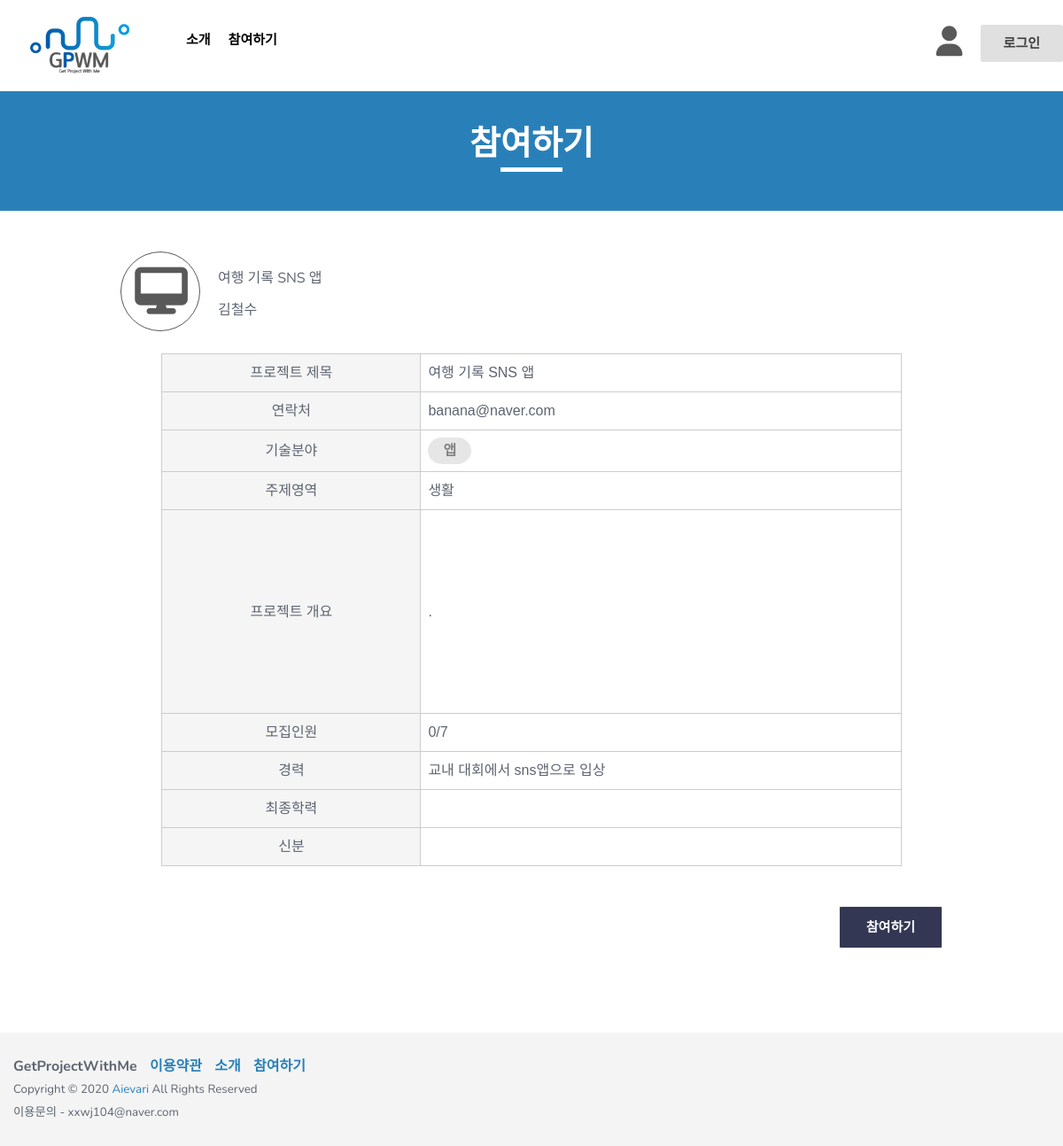
The page /board/posting/1/ on the database its author committed.
### board/models.py (models this page shows, shortened)
class Writing(models.Model):
    TECHNICAL_CHOICES = {
       ('웹', '웹'),
       ('앱', '앱'),
       ('게임', '게임'),
       ('인공지능', '인공지능'),
       ('기타', '기타')
    }
    TOPIC_CHOICES = {
       ('생활', '생활'),
       ('업무', '업무'),
       ('공공/교통', '공공/교통'),
       ('금융/핀테크', '금융/핀테크'),
       ('의료', '의료'),
       ('교육', '교육'),
       ('유통/쇼핑', '유통/쇼핑'),
       ('엔터테인먼트', '엔터테인먼트'),
       ('기타', '기타')
    }
    IDENTITY_CHOICES = {
       ('학생', '학생'),
       ('취준생', '취준생'),
       ('직장인', '직장인'),
       ('기타','기타')
    }
    author = models.ForeignKey(User, on_delete=models.CASCADE, null=False)  # 유저모델과 연결!
    title = models.CharField(max_length=200, default = '') #프로젝트 개요
    technical_field = models.CharField(max_length=80, choices=TECHNICAL_CHOICES, default = '') #기술분야
    topic_area = models.CharField(max_length=80, choices=TOPIC_CHOICES, default = '')#주제영역
    content = models.TextField('프로젝트 개요서 첨부')  # 프로젝트 개요서 첨부
    team = models.CharField(max_length=30, default = '')#모집인원
    최종학력 = models.CharField(max_length=200, default = '')
    신분 = models.CharField(max_length=200, choices=IDENTITY_CHOICES, default = '')
    like = models.ManyToManyField(User, related_name='likes',blank=True)
    like_count = models.PositiveIntegerField(default=0) #0또는 양수만 받는 필드
    create_date = models.DateTimeField(auto_now_add=True)  # 글이 만들어지면 자동 작성.
    modify_date = models.DateTimeField(null=True, blank=True)  # 수정할 때마다 갱신.(뷰에서 제어)

### board/views.py (the view)
# urls.py: path('posting/<int:pk>/', views.posting, name='posting'),
def posting(request, pk):
    post = Writing.objects.get(pk=pk)
    return render(request, 'posting.html', {'post':post})

### board/templates/posting.html (shortened to what this page needs)
<!DOCTYPE html>
<html class="no-js" lang="en">
  <head>
    <link rel="stylesheet" href="/static/css/bootstrap.min.css" />
    <link rel="stylesheet" href="/static/css/owl.carousel.css" />
    <link rel="stylesheet" href="/static/css/owl.transitions.css" />
    <link rel="stylesheet" href="/static/css/animate.css" />
    <link rel="stylesheet" href="/static/css/meanmenu.min.css" />
    <link rel="stylesheet" href="/static/css/font-awesome.min.css" />
    <link rel="stylesheet" href="/static/css/themify-icons.css" />
    <link rel="stylesheet" href="/static/css/flaticon.css" />
    <link rel="stylesheet" href="/static/css/magnific.min.css" />
    <link rel="stylesheet" href="/static/css/style.css" />
    <link rel="stylesheet" href="/static/css/responsive.css" />
  </head>
  <body>
    <header class="header-one">
      <div id="sticker" class="header-area hidden-xs">
        <div class="container">
          <div class="row">
            <div class="col-md-12 col-sm-12">
              <div class="row">
                <div class="col-md-2 col-sm-3">
                  <div class="logo">
                    <a
                      class="navbar-brand page-scroll white-logo"
                      href="{% url "main" %}"
                    >
                      <img src="/static/img/logo/GPWM_logo.png" alt="" />
                    </a>
                  </div>
                </div>
                <div class="col-md-10 col-sm-9">
                  <div class="header-right-link usericonflex">
                    <div class="usericon">
                      <a class="pages iconcolor" href="{% url "mypage" %}"
                        ><i class="fa-solid fa-user"></i
                      ></a>
                    </div>
                    <div class="loginm">
                        {% if user.is_authenticated %}
                        <a class="s-menu" href="{% url "logout" %}">{{ user.username }}(로그아웃)</a>
                        {% else %}
                        <a class="s-menu" href="{% url "login" %}">로그인</a>
                        {% endif %}
                    </div>
                  </div>
                  <nav class="navbar navbar-default">
                    <div class="collapse navbar-collapse" id="navbar-example">
                      <div class="main-menu">
                        <ul class="nav navbar-nav navbar-right">
                          <li>
                            <a class="pages" href="{% url "introduce" %}">소개</a>
                          </li>
                          <li>
                            <a href="{% url "list" %}">참여하기</a>
                          </li>
                        </ul>
                      </div>
                    </div>
                  </nav>
                </div>
              </div>
            </div>
          </div>
        </div>
      </div>
    </header>
    <div class="page-area">
      <div class="breadcumb-overlay"></div>
      <div class="container">
        <div class="row">
          <div class="col-md-12 col-sm-12 col-xs-12">
            <div class="breadcrumb text-center">
              <div class="section-headline white-headline">
                <h3>참여하기</h3>
                <hr />
              </div>
            </div>
          </div>
        </div>
      </div>
    </div>
    <div class="support-service-area fix prostart">
      <div class="container conwidth">
        <div class="row">
          <div>
            <a class="support-images" href="#"
              ><i class="fa-solid fa-desktop cateicon"></i
            ></a>
            <p class="protitle">{{post.title}}</p>
            <p class="protitle proname">{{post.author.last_name}}</p>
          </div>
        </div>
      </div>
    </div>
    <div class="support-service-area fix prostart">
      <div class="container conwidth">
        <div class="row">
          <div class="col-md-12 col-sm-12 col-xs-12">
            <div class="deposite-content">
              <div class="diposite-box">
                <div class="deposite-table">
                  <table>
                    <tr>
                      <td>프로젝트 제목</td>
                      <td class="tdright">{{post.title}}</td>
                    </tr>
                    <tr>
                        <td>연락처</td>
                        <td class="tdright">{{post.author.email}}</td>
                      </tr>
                    <tr>
                      <td>기술분야</td>
                      <td class="tdright">
                        <h6 class="catename procate">{{post.technical_field}}</h6>
                      </td>
                    </tr>
                    <tr>
                      <td>주제영역</td>
                      <td class="tdright">{{post.topic_area}}</td>
                    </tr>
                    <tr>
                      <td>프로젝트 개요</td>
                      <td class="tdright profile_pdf">
                        {{post.content}}
                      </td>
                    </tr>
                    <tr>
                      <td>모집인원</td>
                      <td class="tdright">{{post.like_count}}/{{post.team}}</td>
                    </tr>
                    <tr>
                      <td>경력</td>
                      <td class="tdright">{{post.author.first_name}}</td>
                    </tr>
                    <tr>
                      <td>최종학력</td>
                      <td class="tdright">{{post.최종학력}}</td>
                    </tr>
                    <tr>
                      <td>신분</td>
                      <td class="tdright">{{post.신분}}</td>
                    </tr>
                  </table>
                </div>
              </div>
            </div>
          </div>
        </div>
        <div class="col-md-12 col-sm-12 col-xs-12 disf">
          {% if user in post.like.all %}
          <a id="signup" class="login-btn proenroll pad" onclick="notenroll()" href="{% url 'likes' post.id %}"
            >참여취소</a
          >
          {% else %}
          <a id="signup" class="login-btn proenroll pad" onclick="enroll()" href="{% url 'likes' post.id %}"
            >참여하기</a
          >
          {% endif %}
        </div>
      </div>
    </div>
    <div class="support-service-area fix prostart">
      <div class="container conwidth">
        <div class="row">
          <div class="col-md-12 col-sm-12 col-xs-12">
          </div>
        </div>
      </div>
    </div>
    <footer class="footer1">
      <div class="footer-area-bottom">
        <div class="container">
          <div class="row">
            <div class="col-md-6 col-sm-6 col-xs-12">
              <div class="copyright">
                <p class="fontwei">
                  <span>GetProjectWithMe</span>
                  <span><a href="#" class="colorblue">이용약관</a></span>
                  <span
                    ><a href="{% url "introduce" %}" class="colorblue">소개</a></span
                  >
                  <span
                    ><a href="{% url "list" %}" class="colorblue">참여하기</a></span
                  >
                </p>
                <p class="txtsiz">
                  Copyright © 2020
                  <a href="#">Aievari</a> All Rights Reserved
                  <br>
                  이용문의 - xxwj104@naver.com
                </p>
              </div>
            </div>
          </div>
        </div>
      </div>
    </footer>
  </body>
</html>

### loginapp/static/css/responsive.css (style rules this page uses)
@media (min-width: 992px) and (max-width: 1269px) { .header-right-link { margin-left: 10px; } }
@media (min-width: 992px) and (max-width: 1269px) { .main-menu ul.navbar-nav li a { font-size: 15px; padding: 35px 10px; } }
@media (min-width: 992px) and (max-width: 1269px) { .diposite-box { width: 90%; } }

### rows shown on the page
Writing: title "여행 기록 SNS 앱", author.last_name "김철수", author.email "banana@naver.com", technical_field "앱", topic_area "생활", content ".", like_count "0", team "7", author.first_name "교내 대회에서 sns앱으로 입상"
